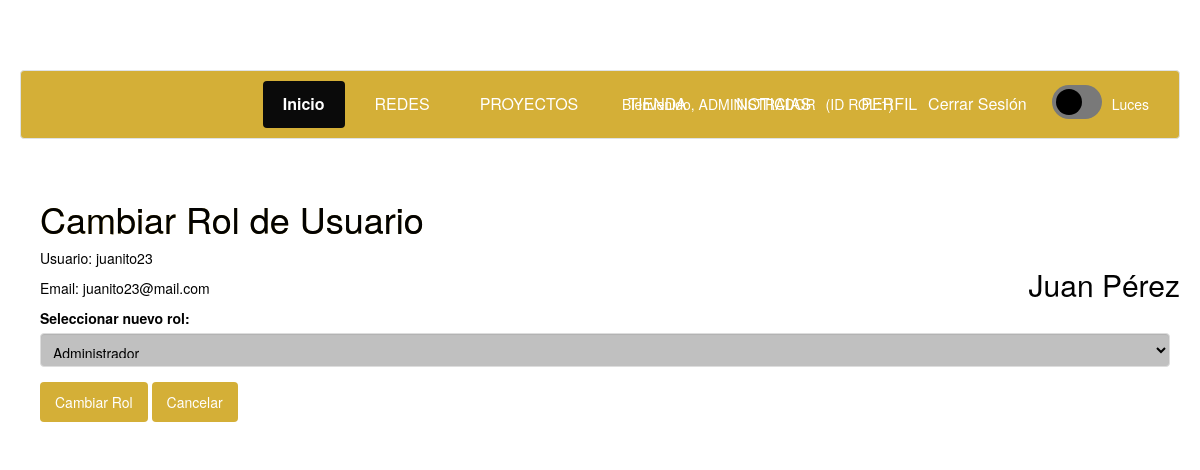
The app's page /admin/cambiar_rol.php?id=1 (signed in) with its own data.
### tables this page shows
CREATE TABLE `usuarios` (
  `idusuario` int(11) NOT NULL,
  `nickname` varchar(255) NOT NULL,
  `email` varchar(255) NOT NULL,
  `contrasenia` varchar(255) NOT NULL,
  `fb_id` varchar(255) DEFAULT NULL,
  `foto` varchar(255) DEFAULT NULL,
  `descripcion` varchar(255) DEFAULT NULL,
  `twitter` varchar(255) DEFAULT NULL,
  `instagram` varchar(255) DEFAULT NULL,
  `facebook` varchar(255) DEFAULT NULL,
  `idestado` int(11) NOT NULL,
  `nombre` varchar(50) NOT NULL,
  `apellido` varchar(50) NOT NULL,
  `discord_id` varchar(255) DEFAULT NULL,
  `avatar` varchar(255) DEFAULT NULL,
  `fecha_registro` datetime NOT NULL DEFAULT current_timestamp()
);

### admin/cambiar_rol.php (the view, shortened to what this page needs)
<?php
require '../conexion.php';
$userId = intval($_GET['id']);
$userQuery = mysqli_query($conexion, "SELECT * FROM usuarios WHERE idusuario = $userId");
$user = mysqli_fetch_assoc($userQuery);
$rolActual = 0;
$roles = [];
$query_roles = mysqli_query($conexion, "SELECT * FROM roles");
while ($rol = mysqli_fetch_assoc($query_roles)) {
    $roles[] = $rol;
}
?>
<!DOCTYPE html>
<html lang="es">
<head>
    <link href="css/perfil.css" rel="stylesheet">
    <link rel="stylesheet" href="https://cdnjs.cloudflare.com/ajax/libs/font-awesome/6.0.0/css/all.min.css">
    <link href="css/EstilosAdicionalesABM.css" rel="stylesheet">
</head>
<body>
<?php include("header_admin.php"); ?>
<div class="container">
    <h1>Cambiar Rol de Usuario</h1>
    <div class="user-info">
        <h2><?php echo htmlspecialchars($user['nombre'] . ' ' . htmlspecialchars($user['apellido'])); ?></h2>
    </div>
        <p>Usuario: <?php echo htmlspecialchars($user['nickname']); ?></p>
        <p>Email: <?php echo htmlspecialchars($user['email']); ?></p>
    <form method="POST" action="cambiar_rol.php?id=<?php echo $userId; ?>">
        <div class="form-group">
            <label for="nuevo_rol">Seleccionar nuevo rol:</label>
            <select id="nuevo_rol" name="nuevo_rol" required class="form-control">
                <?php foreach ($roles as $rol): ?>
                    <option value="<?php echo $rol['idrol']; ?>" <?php echo ($rol['idrol'] == $rolActual) ? 'selected' : ''; ?>>
                        <?php echo htmlspecialchars($rol['descripcion']); ?>
                    </option>
                <?php endforeach; ?>
            </select>
        </div>
        <div class="form-actions">
            <button type="submit" class="btn btn-primary">Cambiar Rol</button>
            <a href="../ver_perfil.php?id=<?php echo $userId; ?>" class="btn btn-default">Cancelar</a>
        </div>
    </form>
</div>
</body>
</html>

### admin/header_admin.php (shortened to what this page needs)
<?php
include("../conexion.php");
$idusuario = $_SESSION['logueado'];
$consulta = mysqli_query($conexion, "SELECT * FROM usuarios WHERE idusuario = $idusuario");
while($respuesta = mysqli_fetch_assoc($consulta)) {
    $nick = $respuesta['nickname'];
    $rol = $_SESSION['rol'];
}
?>
<link href="css/perfil.css" rel="stylesheet">
<link rel="stylesheet" href="https://maxcdn.bootstrapcdn.com/bootstrap/3.3.5/css/bootstrap.min.css">
<link href="css/proyectlist.css" rel="stylesheet">
<link href="css/dark-mode.css" rel="stylesheet">
<div class="navbar">
    <a href="../inicio.php" class="active">Inicio</a>
    <a href="redeslist.php">REDES</a>
    <a href="proyectoslist.php">PROYECTOS</a>
    <a href="../tienda.php">TIENDA</a>
    <a href="https://es.cointelegraph.com/tags/games">NOTICIAS</a>
    <a href="../perfil.php">PERFIL</a>
    <div class="user-info">
        <span>Bienvenido, <?php echo $nick; ?></span>
        <span>(ID ROL:<?php echo $rol; ?>)</span>
        <a href="../logout.php" style="color:rgb(0, 0, 0);">Cerrar Sesión</a>
        <label class="toggle-switch">
                <span class="slider"></span>
                </label>
                <span>Luces</span>
    </div>
</div>

### admin/css/perfil.css (style rules this page uses)
:root { --primary: rgb(212, 175, 55); --secondary: #000000; --dark: #36332d; --light: #f5f6fa; --success: #00b894; --danger: #d63031; --bg-color: #f5f6fa; --text-color: #2d3436; --card-bg: white; }
* { margin: 0; padding: 0; box-sizing: border-box; transition: background-color 0.3s, color 0.3s; }
body { font-family: 'Inter', sans-serif; background-color: var(--bg-color); color: var(--text-color); line-height: 1.6; padding: 20px; }
.container { max-width: 1200px; margin: 0 auto; padding: 20px; }
h1 { font-size: 2.5rem; margin-bottom: 10px; background: linear-gradient(45deg, var(--primary), var(--secondary)); -webkit-background-clip: text; background-clip: text; color: transparent; }
.toggle-switch { position: relative; display: inline-block; width: 60px; height: 30px; }
.slider { position: absolute; cursor: pointer; top: 0; left: 0; right: 0; bottom: 0; background-color: #ccc; transition: .4s; border-radius: 34px; }
.slider:before { position: absolute; content: ""; height: 22px; width: 22px; left: 4px; bottom: 4px; background-color: white; transition: .4s; border-radius: 50%; }
.navbar { background-color: #9b8028; overflow: hidden; display: flex; justify-content: center; padding: 10px 0; }
.navbar a { color: white; text-align: center; padding: 12px 20px; text-decoration: none; font-size: 16px; margin: 0 5px; border-radius: 4px; transition: background-color 0.3s; }
.navbar a.active { background-color: #0a0a0a; font-weight: bold; }
.user-info { position: absolute; right: 20px; color: white; display: flex; align-items: center; }
.user-info span { margin-right: 10px; }
.btn { background:rgb(212, 175, 55); color: white; border: none; padding: 10px 15px; border-radius: 4px; cursor: pointer; }

### admin/css/EstilosAdicionalesABM.css (style rules this page uses)
.form-group { margin-bottom: 15px; }
.form-group label { display: block; margin-bottom: 5px; font-weight: bold; }
.form-group input, .form-group select { width: 100%; padding: 8px; border: 1px solid rgb(221, 221, 221); border-radius: 4px; }
.btn { background:rgb(212, 175, 55); color: white; border: none; padding: 10px 15px; border-radius: 4px; cursor: pointer; }

### admin/css/proyectlist.css (style rules this page uses)
body { background-color: #121212; color: #e0e0e0; min-height: 200px; padding-top: 70px; }
.btn-default { background-color: #333333; color: #e0e0e0; border: 1px solid #444444; }
.container { background-color: #1a1a1a; padding: 20px; border-radius: 8px; }

### admin/css/dark-mode.css (style rules this page uses)
:root { --primary: rgb(212, 175, 55); --secondary: #000000; --bg-color: #ffffff; --text-color: rgb(2, 2, 2); --header-bg: rgb(212, 175, 55); --footer-bg: rgb(212, 175, 55); --card-bg: #c0c0c0; --border-color: #dee2e6; }
* { margin: 0; padding: 0; box-sizing: border-box; transition: background-color 0.3s, color 0.3s, border-color 0.3s; }
body, .container, .row, .col-md-12, .outer_div, .section-container, .game-section { background-color: var(--bg-color) !important; color: var(--text-color) !important; }
.toggle-switch { position: relative; display: inline-block; width: 60px; height: 34px; }
.slider { position: absolute; cursor: pointer; top: 0; left: 0; right: 0; bottom: 0; background-color: #797979; transition: .4s; border-radius: 34px; }
.slider:before { position: absolute; content: ""; height: 26px; width: 26px; left: 4px; bottom: 4px; background-color: rgb(0, 0, 0); transition: .4s; border-radius: 50%; }
.navbar, header { background-color: var(--header-bg) !important; border-color: var(--border-color); color: var(--text-color); }
.btn { background: var(--primary); color: white; border: none; padding: 10px 15px; border-radius: 4px; cursor: pointer; }
a { color: var(--primary); }
.form-control, .input-group-addon { background-color: var(--card-bg); color: var(--text-color); border-color: var(--border-color); }
.navbar a, .navbar-brand, footer, footer a, footer p { color: rgb(255, 255, 255) !important; }
h1, h2, h3, h4, h5, h6, .game-title, .section-title { color: var(--text-color) !important; }

### records on screen
usuarios: nickname "ADMINISTRADOR"
usuarios: nombre+apellido "Juan Pérez", nickname "juanito23", email "juanito23@mail.com"

### other values on screen
$rol "1"
form field nuevo_rol "Administrador"
